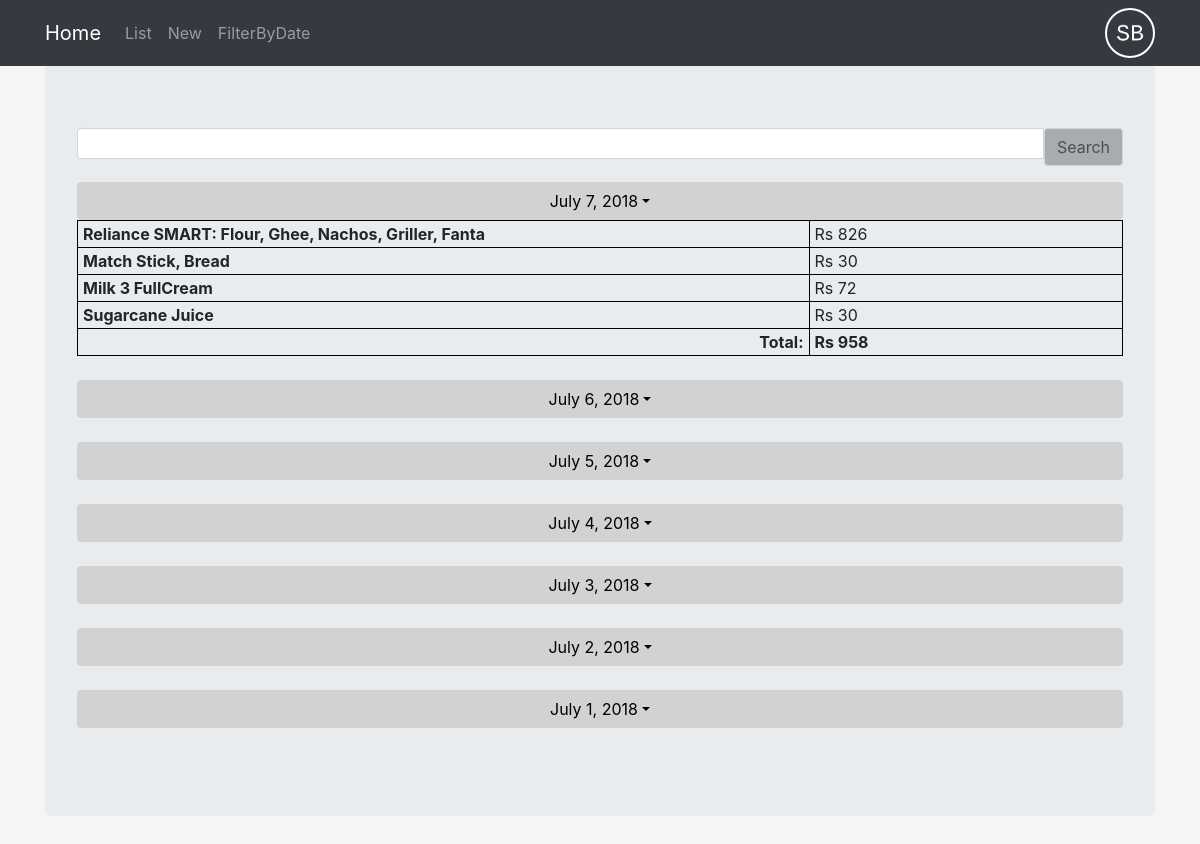
The page /main/list/ (signed in) on the database its author committed.
### main/models.py (models this page shows, shortened)
class Expense(models.Model):
	title = models.CharField(max_length = 200)
	amount = models.PositiveIntegerField()
	date = models.DateField()
	user = models.ForeignKey(User, on_delete = models.CASCADE, null = True)

### main/views.py (the view)
# urls.py: path('list/', views.ExpenseListView.as_view(), name = "expense_list"),
class ExpenseListView(LoginRequiredMixin, ListView):
	ordering = ['-date']
	def get_queryset(self):
		return models.Expense.objects.filter(user = self.request.user,).order_by('-date')
	def get_context_data(self, **kwargs):
		context = super().get_context_data(**kwargs)
		dictionary = make_dictionary(self.request)
		context.update(dictionary)
		return context

### main/views.py (called while the page is built)
def make_dictionary(request):
	dictionary = {}
	if request.user.is_authenticated:
		user = request.user
		x = models.UserEmailConfirmation.objects.get(user = user)
		confirmed = x.confirmed
		dictionary.update({'confirmed': confirmed})
	return dictionary

### template/main/expense_list.html (shortened to what this page needs)
{% extends 'main/base.html' %}
{% block body_block %}
	{% if confirmed == False %}
		<p style="color: red;">Your email is not confirmed.You can only add expenses but can not view them.</p>
	{% else %}
				{% regroup expense_list by date as regrouped_expense_list %}
		<div class="jumbotron" >
			<form action="{% url 'main:expense_list' %}" method="GET">
				<div class="input-group input-group-sm mb-3">
					<input type="text" class="form-control" aria-label="Small" aria-describedby="inputGroup-sizing-sm" name="query">
						<input type = "submit" class=" btn input-group-text" style="background-color: rgba(21, 21, 21, 0.3)" id="inputGroup-sizing-sm" value = "Search">
				</div>
			</form>
				{% for date, expense_data in regrouped_expense_list %}
				<div class="dropdown">
					<button id="{{ date|date:"U" }}" class="btn btn-block dropdown-toggle" style=" background-color: rgb(210, 210, 210);  color: black;">{{ date }}</button>
						{% if not query %}
							<div id="{{ date|date:"U" }}_div" style="display: none; width: 100%">
						{% else %}
							<div id="{{ date|date:"U" }}_div" style =" width: 100%">
						{% endif %}
							<table id="{{ date|date:"U" }}_table" style="width: 100%">
							{% for e in expense_data %}
								<tr>
									<th >{{ e.title }}</th>
									<td>Rs {{ e.amount }}</td>
								</tr>
							{% endfor %}
							</table>
						</div>
				</div>
				<br>
				{% endfor %}
		</div>
	{% endif %}
{% endblock %}

### template/main/base.html (shortened to what this page needs)
<!DOCTYPE html>
<html>
<head>
	<link rel="stylesheet" href="https://maxcdn.bootstrapcdn.com/bootstrap/4.1.0/css/bootstrap.min.css">
</head>
<body>
	<nav class="navbar nav-default navbar-expand-lg navbar-dark bg-dark fixed-top">
		<div class="container">
			<a class="navbar-brand ml-auto" href="{% url 'index' %}">Home</a>
			<div class="collapse navbar-collapse" id="collapsibleNavbar">
				<ul class="navbar-nav">
					<li class="nav-item">
						<a href="{% url 'main:expense_list' %}" class="nav-link">List</a>
					</li>
					<li class="nav-item">
						<a href="{% url 'main:add_expense' %}" class="nav-link">New</a>
					</li>
					<li class="nav-item">
						<a href="{% url 'main:filter_by_date' %}" class="nav-link">FilterByDate</a>
					</li>
				</ul>
			</div>
			<ul class="nav navbar-nav ml-auto">
				{% if user.is_authenticated %}
					<li class="nav-item navbar-right" >
							<div class="dropdown">
								<image class="dropbtn" id = "userImage" height = "50px" width = "50px" style="border:2px solid white; border-radius: 25px" >
							</div>
					</li>
				{% else %}
					<li class="nav-item navbar-right" >
						<a style="color: white;" class = "nav-link" href="{% url 'main:user_login' %}">Login</a>
					</li>
				{% endif %}
			</ul>
		</div>
	</nav>
	<br>
	<div class="container" style="padding-top: 40px">
		{% block body_block %}
		{% endblock %}
	</div>
</body>
</html>

### template/main/base.html (style rules this page uses)
body { background-color: whitesmoke; }
.dropbtn { border: none; }

### template/main/expense_list.html (style rules this page uses)
table, th, td { border:solid black 1px; padding-left: 5px; padding-right: 5px; }
td { width: 100% }
th { width: 70% }

### rows shown on the page
Expense: date "July 7, 2018", title "Reliance SMART: Flour, Ghee, Nachos, Griller, Fanta", amount "826"
Expense: title "Match Stick, Bread", amount "30"
Expense: title "Milk 3 FullCream", amount "72"
Expense: title "Sugarcane Juice", amount "30"
Expense: date "July 6, 2018"
Expense: date "July 5, 2018"
Expense: date "July 4, 2018"
Expense: date "July 3, 2018"
Expense: date "July 2, 2018"
Expense: date "July 1, 2018"
